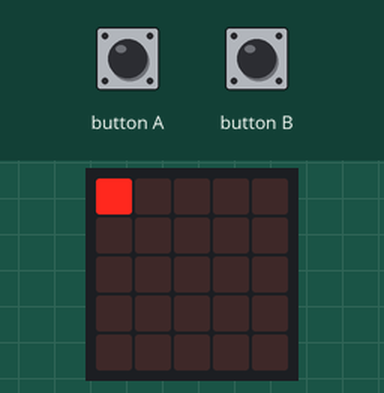
Simulated run of this program. Board: BBC micro:bit (MakeCode). Shown: the board's 5×5 LED display.

Above: at 0.1 s.
At 1.1 s:
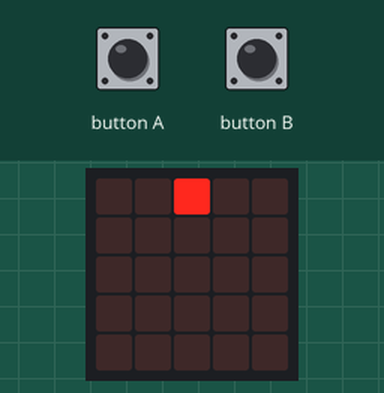
At 1.6 s:
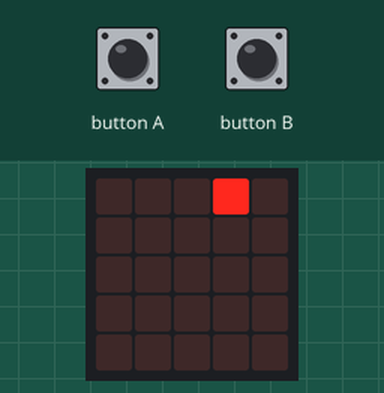
At 2.1 s:
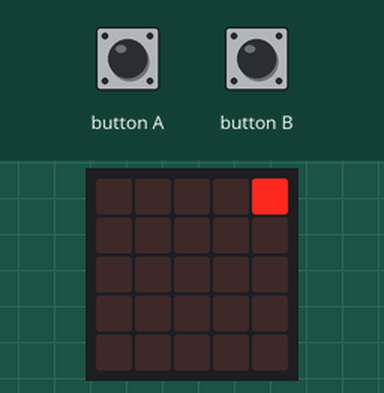
At 3.6 s:
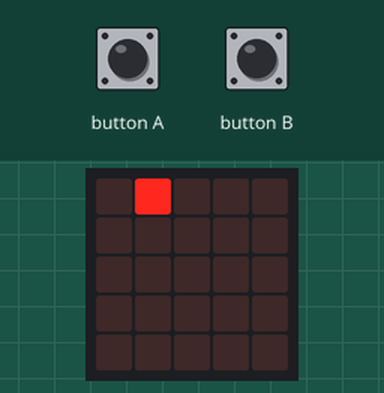

Measured:
- by itself, everything shown: repeats every 4.0 s, in 9 steps
- what the display in image 1 shows lasts 0.5 s, from 1.0 s to 1.5 s

The program:

main.ts
```typescript
input.onButtonPressed(Button.A, function () {
    if (x > 0) {
        led.unplot(x, y)
        x += -1
        led.plot(x, y)
    } else {
        x = 0
        y = 0
        led.plot(x, y)
    }
})
input.onButtonPressed(Button.B, function () {
    if (x < 4) {
        led.unplot(x, y)
        x += 1
        led.plot(x, y)
    } else {
        x = 4
        y = 0
        led.plot(x, y)
    }
})
let y = 0
let x = 0
x = -1
y = 0
basic.forever(function () {
    led.plot(x, y)
    led.unplot(x, y)
    while (x < 4) {
        x += 1
        led.plot(x, y)
        basic.pause(500)
        led.unplot(x, y)
    }
    while (x > 0) {
        x += -1
        led.plot(x, y)
        basic.pause(500)
        led.unplot(x, y)
    }
})
```

test.ts
```typescript
// les tests vont ici ; cela ne sera pas compilé si ce paquet est utilisé en tant qu'extension.
```
